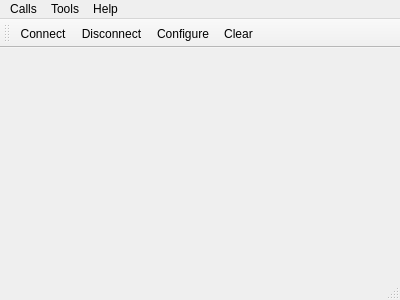
<?xml version="1.0" encoding="UTF-8"?>
<ui version="4.0">
 <class>MainWindow</class>
 <widget class="QMainWindow" name="MainWindow">
  <property name="geometry">
   <rect>
    <x>0</x>
    <y>0</y>
    <width>400</width>
    <height>300</height>
   </rect>
  </property>
  <property name="windowTitle">
   <string>Simple TAPI Terminal</string>
  </property>
  <widget class="QWidget" name="centralWidget">
   <layout class="QVBoxLayout" name="verticalLayout"/>
  </widget>
  <widget class="QMenuBar" name="menuBar">
   <property name="geometry">
    <rect>
     <x>0</x>
     <y>0</y>
     <width>400</width>
     <height>20</height>
    </rect>
   </property>
   <widget class="QMenu" name="menuCalls">
    <property name="title">
     <string>Calls</string>
    </property>
    <addaction name="actionConnect"/>
    <addaction name="actionDisconnect"/>
    <addaction name="separator"/>
    <addaction name="actionQuit"/>
   </widget>
   <widget class="QMenu" name="menuTools">
    <property name="title">
     <string>Tools</string>
    </property>
    <addaction name="actionConfigure"/>
    <addaction name="actionClear"/>
   </widget>
   <widget class="QMenu" name="menuHelp">
    <property name="title">
     <string>Help</string>
    </property>
    <addaction name="actionAbout"/>
    <addaction name="actionAboutQt"/>
   </widget>
   <addaction name="menuCalls"/>
   <addaction name="menuTools"/>
   <addaction name="menuHelp"/>
  </widget>
  <widget class="QToolBar" name="mainToolBar">
   <attribute name="toolBarArea">
    <enum>TopToolBarArea</enum>
   </attribute>
   <attribute name="toolBarBreak">
    <bool>false</bool>
   </attribute>
   <addaction name="actionConnect"/>
   <addaction name="actionDisconnect"/>
   <addaction name="actionConfigure"/>
   <addaction name="actionClear"/>
  </widget>
  <widget class="QStatusBar" name="statusBar"/>
  <action name="actionAbout">
   <property name="text">
    <string>&amp;About</string>
   </property>
   <property name="toolTip">
    <string>About program</string>
   </property>
   <property name="shortcut">
    <string>Alt+A</string>
   </property>
  </action>
  <action name="actionAboutQt">
   <property name="text">
    <string>About Qt</string>
   </property>
  </action>
  <action name="actionConnect">
   <property name="icon">
    <iconset resource="tapiterminal.qrc">
     <normaloff>:/images/connect.png</normaloff>:/images/connect.png</iconset>
   </property>
   <property name="text">
    <string>C&amp;onnect</string>
   </property>
   <property name="toolTip">
    <string>Connect to remote modem</string>
   </property>
   <property name="shortcut">
    <string>Ctrl+O</string>
   </property>
  </action>
  <action name="actionDisconnect">
   <property name="icon">
    <iconset resource="tapiterminal.qrc">
     <normaloff>:/images/disconnect.png</normaloff>:/images/disconnect.png</iconset>
   </property>
   <property name="text">
    <string>&amp;Disconnect</string>
   </property>
   <property name="toolTip">
    <string>Disconnect from remote modem</string>
   </property>
   <property name="shortcut">
    <string>Ctrl+D</string>
   </property>
  </action>
  <action name="actionConfigure">
   <property name="icon">
    <iconset resource="tapiterminal.qrc">
     <normaloff>:/images/settings.png</normaloff>:/images/settings.png</iconset>
   </property>
   <property name="text">
    <string>&amp;Configure</string>
   </property>
   <property name="toolTip">
    <string>Configure modem</string>
   </property>
   <property name="shortcut">
    <string>Alt+C</string>
   </property>
  </action>
  <action name="actionClear">
   <property name="icon">
    <iconset resource="tapiterminal.qrc">
     <normaloff>:/images/clear.png</normaloff>:/images/clear.png</iconset>
   </property>
   <property name="text">
    <string>C&amp;lear</string>
   </property>
   <property name="toolTip">
    <string>Clear data</string>
   </property>
   <property name="shortcut">
    <string>Alt+L</string>
   </property>
  </action>
  <action name="actionQuit">
   <property name="icon">
    <iconset resource="tapiterminal.qrc">
     <normaloff>:/images/application-exit.png</normaloff>:/images/application-exit.png</iconset>
   </property>
   <property name="text">
    <string>&amp;Quit</string>
   </property>
   <property name="shortcut">
    <string>Ctrl+Q</string>
   </property>
  </action>
 </widget>
 <layoutdefault spacing="6" margin="11"/>
 <resources>
  <include location="tapiterminal.qrc"/>
 </resources>
 <connections/>
</ui>
